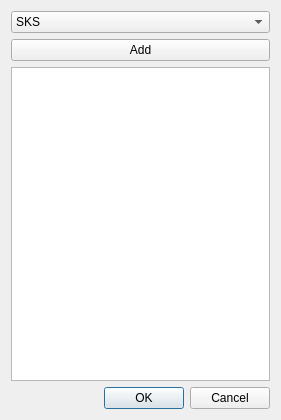
<?xml version="1.0" encoding="UTF-8"?>
<ui version="4.0">
 <class>Dialog</class>
 <widget class="QDialog" name="Dialog">
  <property name="geometry">
   <rect>
    <x>0</x>
    <y>0</y>
    <width>281</width>
    <height>420</height>
   </rect>
  </property>
  <property name="windowTitle">
   <string>Dialog</string>
  </property>
  <layout class="QGridLayout" name="gridLayout">
   <item row="2" column="0" colspan="2">
    <widget class="QListView" name="uiPhaseListView"/>
   </item>
   <item row="1" column="0" colspan="2">
    <widget class="QPushButton" name="uiAddPhaseButton">
     <property name="text">
      <string>Add</string>
     </property>
    </widget>
   </item>
   <item row="0" column="0" colspan="2">
    <widget class="QComboBox" name="uiInputPhaseComboBox">
     <item>
      <property name="text">
       <string>SKS</string>
      </property>
     </item>
     <item>
      <property name="text">
       <string>SKKS</string>
      </property>
     </item>
     <item>
      <property name="text">
       <string>PKS</string>
      </property>
     </item>
     <item>
      <property name="text">
       <string>S</string>
      </property>
     </item>
     <item>
      <property name="text">
       <string>P</string>
      </property>
     </item>
    </widget>
   </item>
   <item row="3" column="0" colspan="2">
    <widget class="QDialogButtonBox" name="buttonBox">
     <property name="orientation">
      <enum>Qt::Horizontal</enum>
     </property>
     <property name="standardButtons">
      <set>QDialogButtonBox::Cancel|QDialogButtonBox::Ok</set>
     </property>
    </widget>
   </item>
  </layout>
 </widget>
 <resources/>
 <connections>
  <connection>
   <sender>buttonBox</sender>
   <signal>accepted()</signal>
   <receiver>Dialog</receiver>
   <slot>accept()</slot>
   <hints>
    <hint type="sourcelabel">
     <x>248</x>
     <y>254</y>
    </hint>
    <hint type="destinationlabel">
     <x>157</x>
     <y>274</y>
    </hint>
   </hints>
  </connection>
  <connection>
   <sender>buttonBox</sender>
   <signal>rejected()</signal>
   <receiver>Dialog</receiver>
   <slot>reject()</slot>
   <hints>
    <hint type="sourcelabel">
     <x>316</x>
     <y>260</y>
    </hint>
    <hint type="destinationlabel">
     <x>286</x>
     <y>274</y>
    </hint>
   </hints>
  </connection>
 </connections>
</ui>
